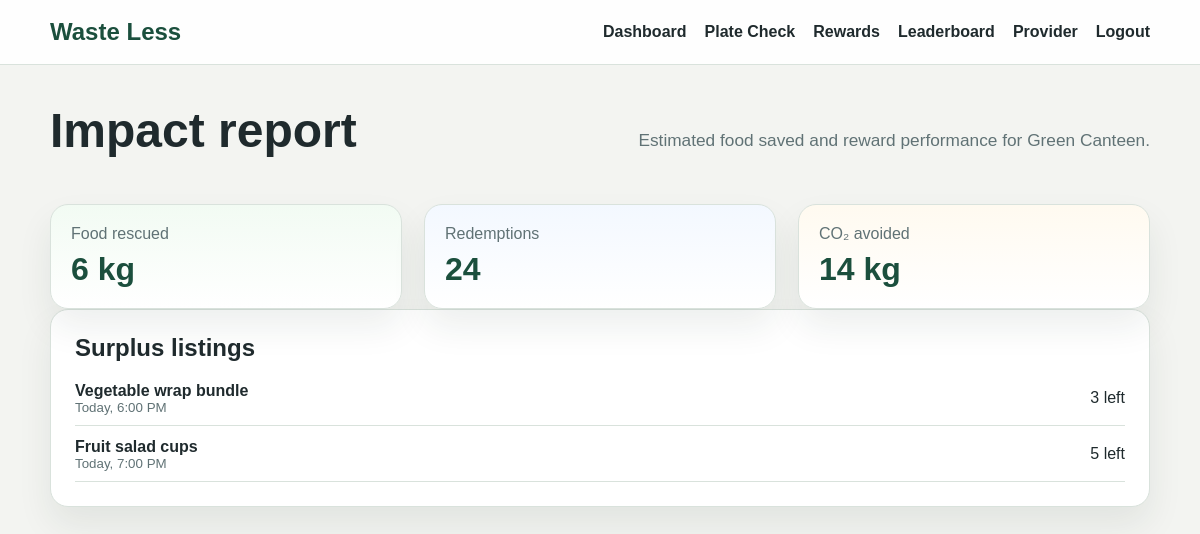
The page /provider/impact (signed in) on the database its author committed.
### waste_less/models.py (models this page shows)
class Provider(db.Model):
    __tablename__ = "providers"
    id = db.Column(db.Integer, primary_key=True)
    user_id = db.Column(db.Integer, db.ForeignKey("users.id"), unique=True, nullable=False)
    name = db.Column(db.String(120), nullable=False)
    category = db.Column(db.String(80), default="Food provider")
    location = db.Column(db.String(120), default="City center")
    description = db.Column(db.Text, default="Helping rescue surplus food")
    created_at = db.Column(db.DateTime, default=datetime.utcnow)
    user = db.relationship("User", back_populates="provider")
    rewards = db.relationship("Reward", back_populates="provider", cascade="all, delete-orphan")
    surplus_listings = db.relationship("SurplusListing", back_populates="provider", cascade="all, delete-orphan")

class SurplusListing(db.Model):
    __tablename__ = "surplus_listings"
    id = db.Column(db.Integer, primary_key=True)
    provider_id = db.Column(db.Integer, db.ForeignKey("providers.id"), nullable=False)
    title = db.Column(db.String(120), nullable=False)
    description = db.Column(db.Text, nullable=False)
    quantity = db.Column(db.Integer, default=1)
    price = db.Column(db.Float, default=0.0)
    pickup_window = db.Column(db.String(100), default="Today, 6:30 PM")
    created_at = db.Column(db.DateTime, default=datetime.utcnow)
    provider = db.relationship("Provider", back_populates="surplus_listings")
    reservations = db.relationship("Reservation", back_populates="listing", cascade="all, delete-orphan")

### waste_less/routes.py (the view)
@bp.route("/provider/impact")
@login_required
def provider_impact():
    provider = current_user.provider
    if not provider:
        flash("Provider profile not found.")
        return redirect(url_for("main.dashboard"))
    listings = SurplusListing.query.filter_by(provider_id=provider.id).all()
    rewards = Reward.query.filter_by(provider_id=provider.id).all()
    return render_template("provider_impact.html", provider=provider, listings=listings, rewards=rewards)

### waste_less/__init__.py (called while the page is built)
def create_app():
    app = Flask(__name__)
    app.config["SECRET_KEY"] = "waste-less-demo-secret"
    app.config["SQLALCHEMY_DATABASE_URI"] = "sqlite:///waste_less.db"
    app.config["SQLALCHEMY_TRACK_MODIFICATIONS"] = False
    app.config["UPLOAD_FOLDER"] = str(Path(__file__).resolve().parent.parent / "uploads")
    db.init_app(app)
    login_manager.init_app(app)
    login_manager.login_view = "main.login"
    @login_manager.user_loader
    def load_user(user_id):
        return db.session.get(User, int(user_id))
    with app.app_context():
        db.create_all()
        seed_demo_data()
    from .routes import bp
    app.register_blueprint(bp)
    return app

### waste_less/templates/provider_impact.html
{% extends 'base.html' %}
{% block content %}
<section class="page-header">
  <h1>Impact report</h1>
  <p>Estimated food saved and reward performance for {{ provider.name }}.</p>
</section>
<section class="stats-grid">
  <div class="stat-card accent-green">
    <span>Food rescued</span>
    <strong>{{ listings|length * 3 }} kg</strong>
  </div>
  <div class="stat-card accent-blue">
    <span>Redemptions</span>
    <strong>{{ rewards|length * 8 }}</strong>
  </div>
  <div class="stat-card accent-gold">
    <span>CO₂ avoided</span>
    <strong>{{ listings|length * 7 }} kg</strong>
  </div>
</section>
<section class="panel">
  <h2>Surplus listings</h2>
  {% if listings %}
    <ul class="list">
      {% for listing in listings %}
        <li>
          <div>
            <strong>{{ listing.title }}</strong>
            <small>{{ listing.pickup_window }}</small>
          </div>
          <span>{{ listing.quantity }} left</span>
        </li>
      {% endfor %}
    </ul>
  {% else %}
    <p>No surplus items listed yet.</p>
  {% endif %}
</section>
{% endblock %}

### waste_less/static/css/style.css (style rules this page uses)
:root { --bg: #f6f7f3; --panel: #ffffff; --panel-alt: #eaf8ee; --green: #2e7d5e; --green-dark: #1b4f3d; --blue: #2f6f9f; --gold: #d89a22; --text: #1f2a2d; --muted: #607275; --border: #d9e2dc; --shadow: 0 18px 35px rgba(25, 55, 42, 0.08); }
* { box-sizing: border-box; }
body { margin: 0; font-family: Arial, sans-serif; background: #f3f4f1; color: var(--text); }
.hero h1, .page-header h1, .dashboard-header h1, .auth-card h1 { font-size: clamp(2.2rem, 4vw, 4rem); margin: 0 0 18px; line-height: 1.1; }
.hero p, .page-header p { color: var(--muted); font-size: 1.08rem; line-height: 1.7; }
.hero-card, .panel, .auth-card, .reward-card, .stat-card { background: var(--panel); border: 1px solid var(--border); border-radius: 18px; box-shadow: var(--shadow); }
.mini-stat span, .stat-card span { display: block; color: var(--muted); margin-bottom: 8px; }
.mini-stat strong, .stat-card strong { font-size: 2rem; color: var(--green-dark); }
.feature-grid, .reward-grid, .stats-grid { display: grid; grid-template-columns: repeat(auto-fit, minmax(220px, 1fr)); gap: 22px; margin-top: 28px; }
.dashboard-header, .page-header { display: flex; justify-content: space-between; align-items: center; gap: 18px; margin-bottom: 24px; }
.stat-card { padding: 20px; }
.accent-green { background: linear-gradient(180deg, #f2fbf3 0%, #fff 100%); }
.accent-blue { background: linear-gradient(180deg, #f3f8ff 0%, #fff 100%); }
.accent-gold { background: linear-gradient(180deg, #fffaf0 0%, #fff 100%); }
.panel { padding: 24px; }
.panel h2 { margin-top: 0; }
.list { list-style: none; padding: 0; margin: 0; display: grid; gap: 12px; }
.list li { display: flex; justify-content: space-between; align-items: center; gap: 12px; border-bottom: 1px solid var(--border); padding-bottom: 10px; }
.list strong, .list small { display: block; }
.list small { color: var(--muted); }

### rows shown on the page
Provider: name "Green Canteen"
SurplusListing: title "Vegetable wrap bundle", pickup_window "Today, 6:00 PM", quantity "3"
SurplusListing: title "Fruit salad cups", pickup_window "Today, 7:00 PM", quantity "5"

### other values the page prints
{{ listings|length * 3 }} "6"
{{ rewards|length * 8 }} "24"
{{ listings|length * 7 }} "14"
